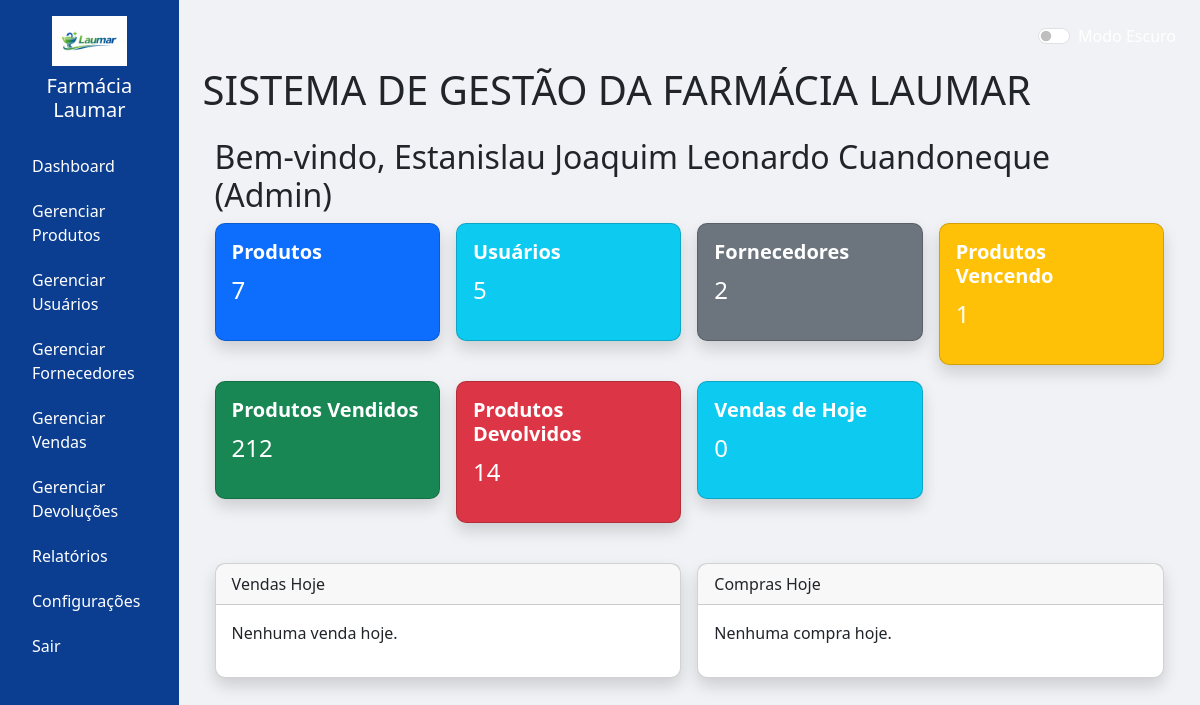
/dashboard (signed in), run on an earlier commit of the app's database.
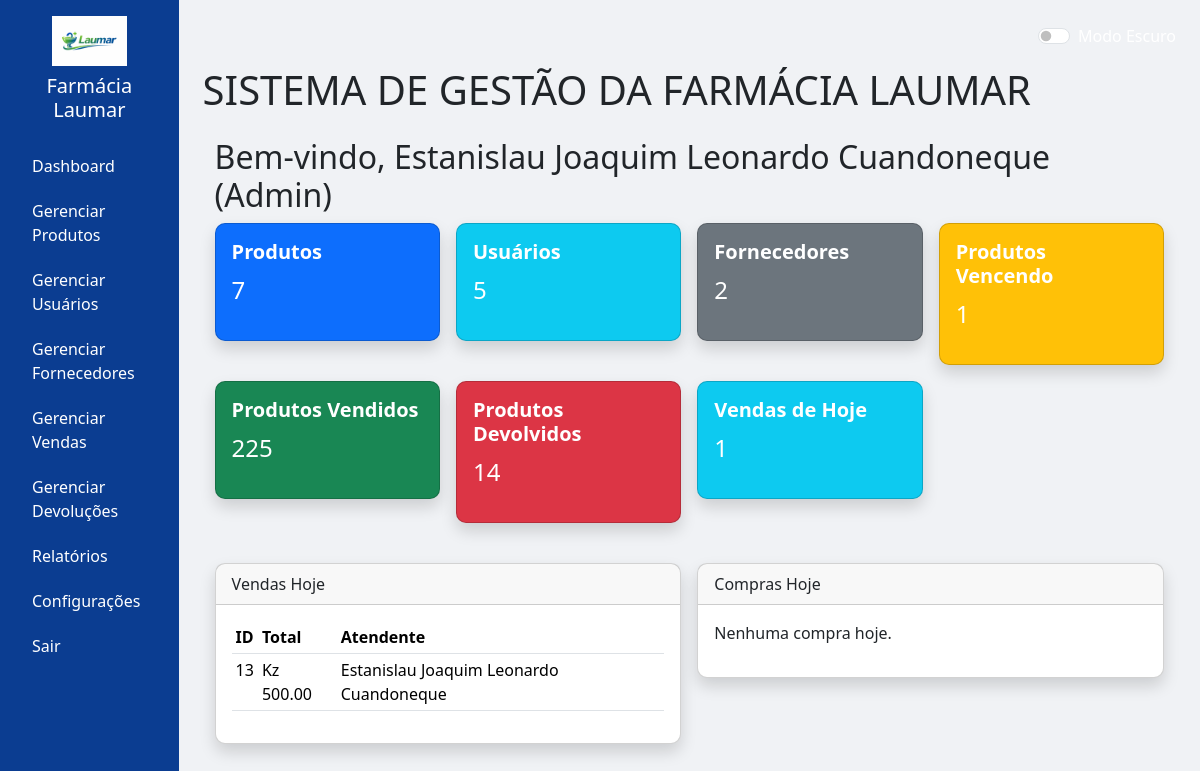
And on a later commit of the database.
### models.py (models this page shows, shortened)
class Venda(db.Model):
    __tablename__ = 'vendas'
    id = db.Column(db.Integer, primary_key=True)
    data = db.Column(db.DateTime, default=datetime.utcnow)
    total = db.Column(db.Float, nullable=False)
    forma_pagamento = db.Column(db.String(50), nullable=False)
    usuario_id = db.Column(db.Integer, db.ForeignKey('usuarios.id'), nullable=False)
    usuario = db.relationship('Usuario', backref='vendas')

class Usuario(UserMixin, db.Model):
    __tablename__ = 'usuarios'
    id = db.Column(db.Integer, primary_key=True)
    nome = db.Column(db.String(150), nullable=False)
    usuario = db.Column(db.String(150), unique=True, nullable=False)
    senha = db.Column(db.String(150), nullable=False)
    tipo = db.Column(db.String(50), nullable=False)  # 'Admin', 'Atendente', 'Farmaceutica', 'Gestor'

### app.py (the view)
@app.route('/dashboard')
@login_required
def dashboard():
    produtos_total = Produto.query.count()
    usuarios_total = Usuario.query.count()
    fornecedores_total = Fornecedor.query.count()
    hoje = datetime.now().date()
    daqui_30_dias = hoje + timedelta(days=30)
    produtos_vencendo = Produto.query.filter(Produto.validade >= hoje, Produto.validade <= daqui_30_dias).count()
    produtos_vendidos = db.session.query(func.sum(ItemVenda.quantidade)).scalar() or 0
    produtos_devolvidos = db.session.query(func.sum(ItemDevolucao.quantidade)).scalar() or 0
    vendas_hoje = Venda.query.filter(Venda.data >= hoje, Venda.data < hoje + timedelta(days=1)).all()
    compras_hoje = Compra.query.filter(Compra.data >= hoje, Compra.data < hoje + timedelta(days=1)).all()
    total_vendas_hoje = len(vendas_hoje)
    produtos_criticos = Produto.query.filter(Produto.quantidade <= 10).all()
    produtos_poucos = Produto.query.filter(Produto.quantidade > 10, Produto.quantidade <= 20).all()
    produtos_medios = Produto.query.filter(Produto.quantidade > 20, Produto.quantidade <= 50).all()
    saldo = Saldo.query.first()
    saldo_valor = saldo.valor if saldo else 0.0
    return render_template('dashboard.html', produtos_total=produtos_total,
                           usuarios_total=usuarios_total,
                           fornecedores_total=fornecedores_total,
                           produtos_vencendo=produtos_vencendo,
                           produtos_vendidos=produtos_vendidos,
                           produtos_devolvidos=produtos_devolvidos,
                           vendas_hoje=vendas_hoje, compras_hoje=compras_hoje,
                           total_vendas_hoje=total_vendas_hoje,
                           produtos_criticos=produtos_criticos,
                           produtos_poucos=produtos_poucos,
                           produtos_medios=produtos_medios,
                           saldo=saldo_valor,
                           user_tipo=current_user.tipo)

### app.py (called while the page is built)
@login_manager.user_loader
def load_user(user_id):
    return db.session.get(Usuario, int(user_id))

### templates/dashboard.html (shortened to what the changed rows need)
{% extends 'base.html' %}
{% block content %}
<div class="container-fluid">
    <h2>Bem-vindo, {{ current_user.nome }} ({{ user_tipo }})</h2>
    <div class="row g-3">
        <div class="col-md-3">
            <div class="card text-white bg-success shadow">
                <div class="card-body">
                    <h5>Produtos Vendidos</h5>
                    <p class="fs-4">{{ produtos_vendidos }}</p>
                </div>
            </div>
        </div>
        <div class="col-md-3">
            <div class="card text-white bg-info shadow">
                <div class="card-body">
                    <h5>Vendas de Hoje</h5>
                    <p class="fs-4">{{ total_vendas_hoje }}</p>
                </div>
            </div>
        </div>
    </div>
    <div class="row g-3 mt-4">
        <div class="col-md-6">
            <div class="card shadow">
                <div class="card-body">
                    {% if vendas_hoje %}
                        <table class="table table-sm">
                            <thead>
                                <tr>
                                    <th>ID</th>
                                    <th>Total</th>
                                    <th>Atendente</th>
                                </tr>
                            </thead>
                            <tbody>
                                {% for venda in vendas_hoje %}
                                <tr>
                                    <td>{{ venda.id }}</td>
                                    <td>Kz {{ "%.2f"|format(venda.total) }}</td>
                                    <td>{{ venda.usuario.nome }}</td>
                                </tr>
                                {% endfor %}
                            </tbody>
                        </table>
                    {% else %}
                        <p>Nenhuma venda hoje.</p>
                    {% endif %}
                </div>
            </div>
        </div>
    </div>
</div>
{% endblock %}

What changed in the data, as far as the page shows it:
added Venda: id "13", total "500.00", usuario.nome "Estanislau Joaquim Leonardo Cuandoneque"
Also different on the page:
{{ produtos_vendidos }}: "212" → "225"
{{ total_vendas_hoje }}: "0" → "1"
text no longer shown: "Nenhuma venda hoje."
text now shown: "ID Total Atendente"
